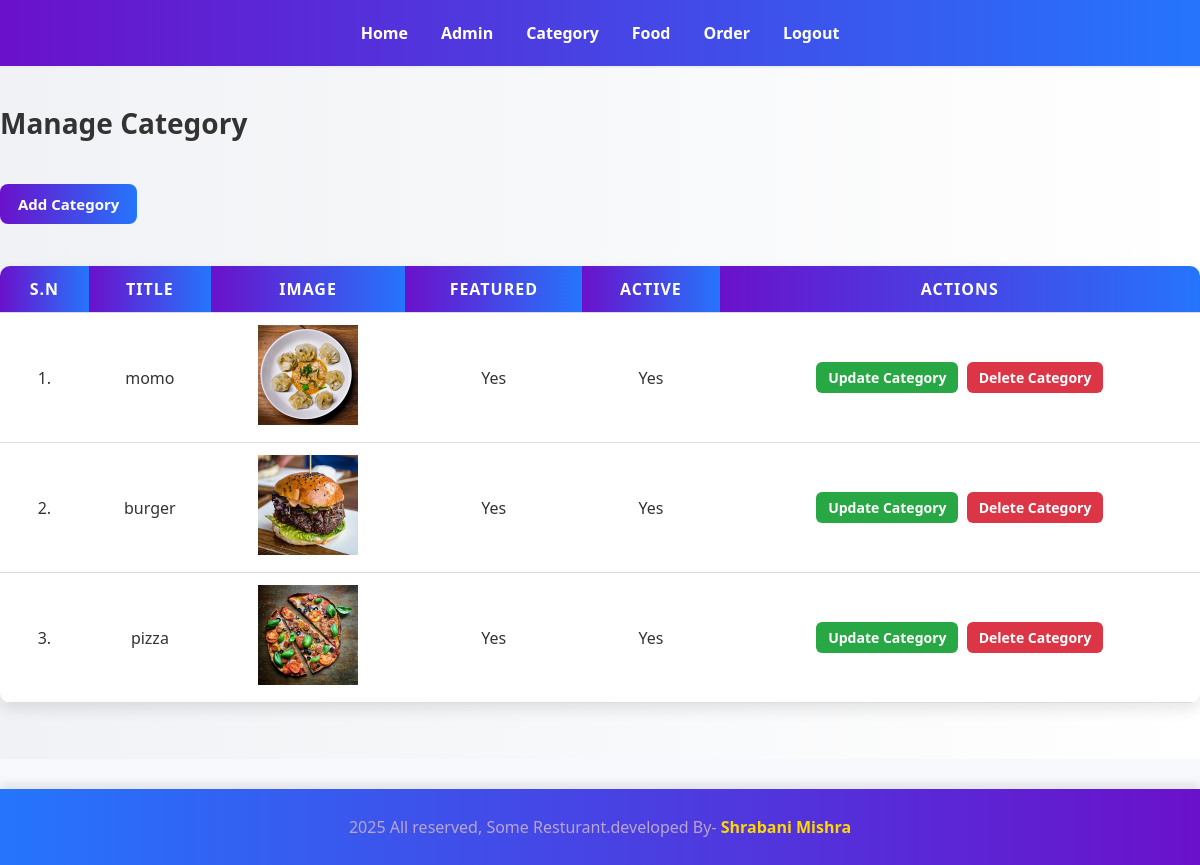
The page /resturant/admin/manage-category.php (signed in) on the database its author committed.
### tables this page shows
CREATE TABLE `tbl_category` (
  `id` int(10) UNSIGNED NOT NULL,
  `title` varchar(100) NOT NULL,
  `image_name` varchar(255) NOT NULL,
  `featured` varchar(10) NOT NULL,
  `active` varchar(10) NOT NULL
);

### resturant/admin/manage-category.php (the view, shortened to what this page needs)
<?php
include("partials/menu.php");
?>
<section>
    <div class="main-content">
        <div class="wrapper">
            <h1 class="choice-hover">Manage Category</h1>
            <br />
            <a href="<?php echo SITEURL . 'admin/add-category.php'; ?>" class="btn btn-primary">Add Category</a>
            <br><br>
            <table class="tbl-full">
                <tr>
                    <th>S.N</th>
                    <th>Title</th>
                    <th>Image</th>
                    <th>Featured</th>
                    <th>Active</th>
                    <th>Actions</th>
                </tr>
                <?php
                $sql = "SELECT * FROM tbl_category";
                $res = mysqli_query($conn, $sql);
                if ($res == TRUE) {
                    $count = mysqli_num_rows($res);
                    $sn = 1;
                    if ($count > 0) {
                        while ($row = mysqli_fetch_assoc($res)) {
                            $id         = $row['id'];
                            $title      = $row['title'];
                            $image_name = $row['image_name'];
                            $featured   = $row['featured'];
                            $active     = $row['active'];
                            ?>
                <tr>
                    <td><?php echo $sn++; ?>.</td>
                    <td><?php echo $title; ?></td>
                    <td>
                        <?php
                                    if ($image_name != "") {
                                        ?>
                        <img src="<?php echo SITEURL; ?>images/category/<?php echo $image_name; ?>" width="100px">
                        <?php
                                    } else {
                                        echo "<div class='error'>No Image</div>";
                                    }
                                    ?>
                    </td>
                    <td><?php echo $featured; ?></td>
                    <td><?php echo $active; ?></td>
                    <td>
                        <a href="<?php echo SITEURL; ?>admin/update-category.php?id=<?php echo $id; ?>"
                            class="action-btn update-btn">Update Category</a>
                        <a href="<?php echo SITEURL; ?>admin/delete-category.php?id=<?php echo $id; ?>&image_name=<?php echo $image_name; ?>"
                            class="action-btn delete-btn">Delete Category</a>
                    </td>
                </tr>
                <?php
                        }
                    }
                }
                ?>
            </table>
        </div>
    </div>
</section>
<?php include("partials/footer.php"); ?>

### resturant/css/admin.css (style rules this page uses)
* { margin: 0; padding: 0; font-family: 'Segoe UI', Tahoma, Geneva, Verdana, sans-serif; }
body { background: #f8f9fd; color: #333; }
.choice-hover { font-size: 28px; font-weight: bold; margin-bottom: 20px; transition: 0.3s; }
.main-content { background: linear-gradient(to right, #f0f2f5, #ffffff); padding: 3% 0; }
.btn { display: inline-block; padding: 10px 18px; font-size: 15px; font-weight: bold; border-radius: 8px; text-decoration: none; transition: all 0.3s ease; }
.btn-primary { background: linear-gradient(90deg, #6a11cb, #2575fc); color: #fff; border: none; }
table { width: 100%; border-collapse: collapse; margin: 20px 0; font-size: 16px; background: #fff; box-shadow: 0px 6px 15px rgba(0, 0, 0, 0.1); border-radius: 10px; overflow: hidden; }
table th, table td { padding: 12px 15px; text-align: center; border-bottom: 1px solid #ddd; }
table th { background: linear-gradient(90deg, #6a11cb, #2575fc); color: white; text-transform: uppercase; letter-spacing: 1px; }
table td { color: #333; }
.action-btn { display: inline-block; padding: 6px 12px; margin: 2px; font-size: 14px; border-radius: 6px; text-decoration: none; font-weight: bold; transition: all 0.3s ease; }
.update-btn { background: #28a745; color: white; }
.delete-btn { background: #dc3545; color: white; }

### rows shown on the page
tbl_category: title "momo", image_name (picture), featured "Yes", active "Yes"
tbl_category: title "burger", image_name (picture), featured "Yes", active "Yes"
tbl_category: title "pizza", image_name (picture), featured "Yes", active "Yes"
